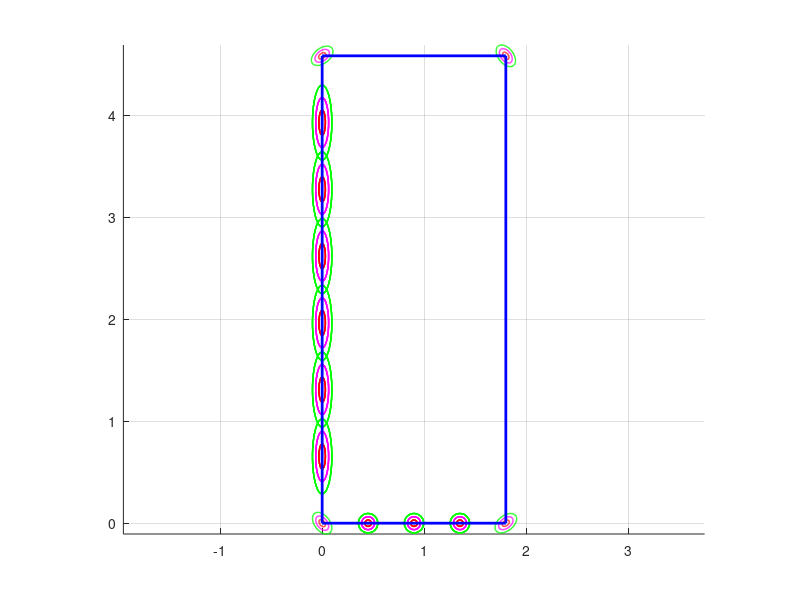

MATLAB code for this plot: (Note: this script raises an error after producing the figure.)
% Look at modelling the density of an extended target
figure('Position',[600 250 1000 800])
L = 4.58; % meters
B = 1.80; % meters
%


means = zeros(2,4);
covs  = zeros(2,2,4);

% Place corner gaussians

sbl = [0 0]'; % L bottom left corner
Pbl = 0.01*[0.1 0;
    -0.1 0.1];

sbr = [B 0]'; % L bottom right corner
Pbr = 0.01*[0.1 0.1;
    0   0.1];

sul = [0 L]'; % L upper left corner
Pul = 0.01*[0.1 0.1;
    0   0.1];

sur = [B L]'; % L upper right corner
Pur = 0.01*[0.1 0;
    -0.1 0.1];

means(:,1) = sbl;
means(:,2) = sbr;
means(:,3) = sul;
means(:,4) = sur;

covs(:,:,1) = Pbl;
covs(:,:,2) = Pbr;
covs(:,:,3) = Pul;
covs(:,:,4) = Pur;

hold on
n = 100; % Number of grid points
phi = linspace(0,2*pi,100); % Create grid in interval [0,2*pi] 4
% Sigma ellipse
Col = ['r', 'm','g'];

for j = 1:length(means)
    for sig = 1:3
        x = repmat(means(:,j),1,n)+sig*sqrtm(covs(:,:,j))*[cos(phi);sin(phi)]; % Equation(12) in HA1 document
        plot(x(1,:),x(2,:),Col(sig),'LineWidth',1)
    end
end
K = 6;
lDiff = L/(K+1);
bDiff = B/(K/2+1);

Lmeans = zeros(2,K);
Lcovs = zeros(2,2,K);
Bmeans = zeros(2,K);
Bcovs = zeros(2,2,K);

for k = 1:K/2
    sb = [bDiff*k 0]'; % L bottom left corner    
    Pb = 0.01*[0.1 0;
               0   0.1];
    Bmeans(:,k) = sb;
    Bcovs(:,:,k) = Pb;
    
           
    hold on;grid on
    n = 100; % Number of grid points
    phi = linspace(0,2*pi,100); % Create grid in interval [0,2*pi] 4
    % Sigma ellipse
    Col = ['r', 'm','g'];
    
    for j = 1:length(means)
        for sig = 1:3
            x = repmat(sb,1,n)+sig*sqrtm(Pb)*[cos(phi);sin(phi)]; % Equation(12) in HA1 document
            plot(x(1,:),x(2,:),Col(sig),'LineWidth',1)            
        end
    end
    
end

for k = 1:K
    sl = [0 lDiff*k]'; % L bottom left corner    
    Pl = 0.01*[0.1 0;
               0   1.5];
    
    Lmeans(:,k) = sl;
    Lcovs(:,:,k) = Pl; 
    
    hold on
    n = 100; % Number of grid points
    phi = linspace(0,2*pi,100); % Create grid in interval [0,2*pi] 4
    % Sigma ellipse
    Col = ['r', 'm','g'];
    
    for j = 1:length(means)
        for sig = 1:3
            x = repmat(sl,1,n)+sig*sqrtm(Pl)*[cos(phi);sin(phi)]; % Equation(12) in HA1 document
            plot(x(1,:),x(2,:),Col(sig),'LineWidth',1)
        end
    end
end

X = [0 0 B B 0;
    0 L L 0 0]';
plot(X(:,1),X(:,2),'b','LineWidth',2)
axis equal
%axis([-2 8 -2 8])


%% Try to rotate 

phi = angle(4)%pi/4;

R = [cos(phi) -sin(phi); sin(phi) cos(phi)];


for k = 1:K
    
    Lmeans(:,k) = R*Lmeans(:,k) + [xc;yc];
    %Lcovs(:,:,k) = R*Lcovs(:,:,k);
    
    Bmeans(:,k) = R*Bmeans(:,k) + [xc;yc];
    %Bcovs(:,:,k) = R*Bcovs(:,:,k);
end


%%

figure(f)
hold on

for k = 1:K

    n = 100; % Number of grid points
    phi = linspace(0,2*pi,100); % Create grid in interval [0,2*pi] 4
    % Sigma ellipse
    Col = ['r', 'm','c'];
    
    for j = 1:length(means)
        for sig = 1:3
            x = repmat(Lmeans(:,k),1,n)+sig*sqrtm(Lcovs(:,:,k))*[cos(phi);sin(phi)]; % Equation(12) in HA1 document
            plot(x(1,:),x(2,:),Col(sig),'LineWidth',1)
        end
    end
end


for k = 1:K/2

    hold on;grid on
    n = 100; % Number of grid points
    phi = linspace(0,2*pi,100); % Create grid in interval [0,2*pi] 4
    % Sigma ellipse
    Col = ['r', 'm','c'];
    
    for j = 1:length(means)
        for sig = 1:3
            x = repmat(Bmeans(:,k),1,n)+sig*sqrtm(Bcovs(:,:,k))*[cos(phi);sin(phi)]; % Equation(12) in HA1 document
            plot(x(1,:),x(2,:),Col(sig),'LineWidth',1)            
        end
    end
    
end




%%

